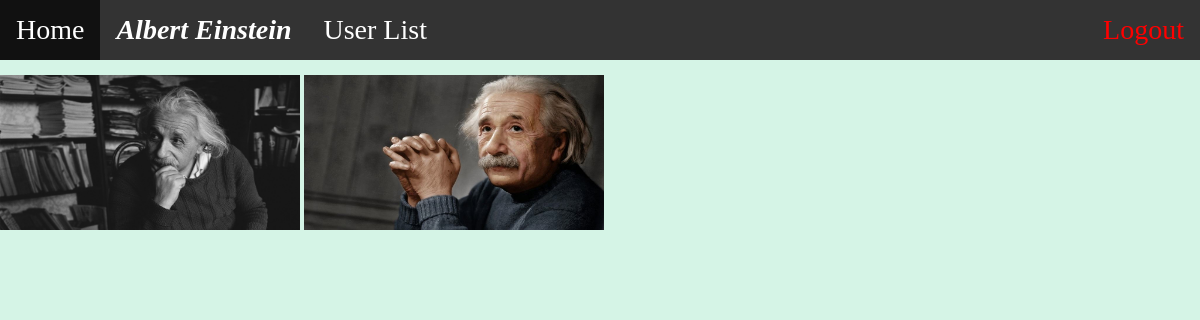
The page /show_cover_pics/ (signed in) on the database its author committed.
### registration/models.py (models this page shows, shortened)
class ExtendedUser(models.Model):
    first_name = models.CharField(max_length=20)
    last_name = models.CharField(max_length=20)
    email = models.EmailField(unique=True)
    email_visibility = models.CharField(max_length=10)
    email_carrier = models.CharField(max_length=100)
    phone_number = models.CharField(max_length=20, unique=True)
    phone_number_visibility = models.CharField(max_length=10)
    phone_number_carrier = models.CharField(max_length=20)
    gender = models.CharField(max_length=20)
    gender_visibility = models.CharField(max_length=10)
    gender_carrier = models.CharField(max_length=20)
    user = models.OneToOneField(User, on_delete=models.CASCADE)

### profileManagement/models.py (models this page shows, shortened)
class CoverPics(models.Model):
    cover_pic = models.ImageField(upload_to='images/cover_pic/')
    user = models.ForeignKey(User, on_delete=models.CASCADE, default=None)

### profileManagement/views.py (the view)
# urls.py: path('show_cover_pics/', pm_views.show_cover_pics, name="show_cover_pics"),
@login_required(login_url='/login/')
def show_cover_pics(request):
    infos = ExtendedUser.objects.get(user=request.user)
    cover_pics = CoverPics.objects.filter(user=request.user)
    return render(request, 'profileManagement/show_cover_pics.html', {'cover_pics': cover_pics, 'infos': infos})

### templates/profileManagement/show_cover_pics.html (shortened to what this page needs)
{% extends 'base.html' %}
{% load static %}
{% block navbar %}
    <ul>
        <li><a href="/" role="button">Home</a></li>
        <li><a class="name" href="{% url 'profile' %}">{{ infos.first_name }} {{ infos.last_name }}</a></li>
        <li><a href="/user_list" role="button">User List</a></li>
        <li style="float:right;"><a style="color:red;" href="/logout" role="button">Logout</a></li>
    </ul>
{% endblock %}
{% block body %}
    <div class="bock_size">
        {% for i in cover_pics %}
            <a href="{% url 'set_cover_pic' cover_pic_id=i.id %}"><img src="{{ i.cover_pic.url }}" style="width: 300px; height: 155px" /></a>
        {% endfor %}
    </div>
{% endblock %}

### rows shown on the page
ExtendedUser: first_name "Albert", last_name "Einstein"
CoverPics: cover_pic (picture)
CoverPics: cover_pic (placeholder picture)
